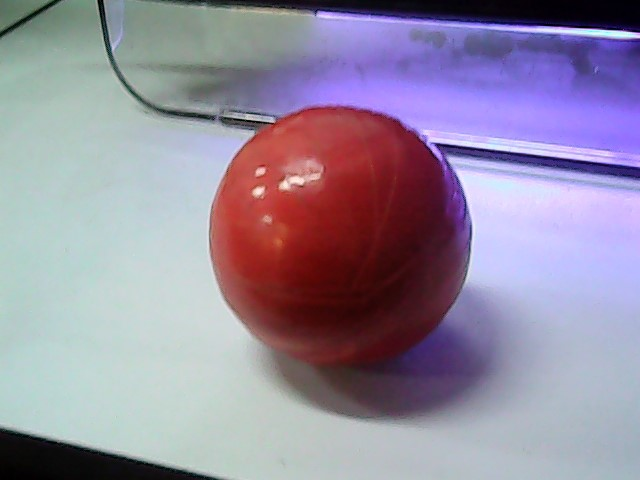
#> input picture opencv example/examples/Opencv2/r/74.jpg, 640 x 480 px
$ python colordetect.py
#> lines starting #> are read from the running program, lines starting #| are printed output that depends on the picture; after the words box and inside, x2 and y2 are one past the last pixel; in counts of white or black regions, pixels touching at a corner belong together
import numpy as np
import cv2


nm="74.jpg"
img=cv2.imread(nm)
#> img is the input picture: shape (480, 640, 3); mean B, G, R 160.2, 139.8, 149.6
cv2.imshow('img',img)


img = cv2.GaussianBlur(img,(9,9),0)


hsv=cv2.cvtColor(img,cv2.COLOR_BGR2HSV)
#> hsv: shape (480, 640, 3); mean H, S, V 98.4, 74.5, 175.3
lr= np.array([160,50,50])
ur= np.array([180,255,255])
th = cv2.inRange(hsv, lr, ur)
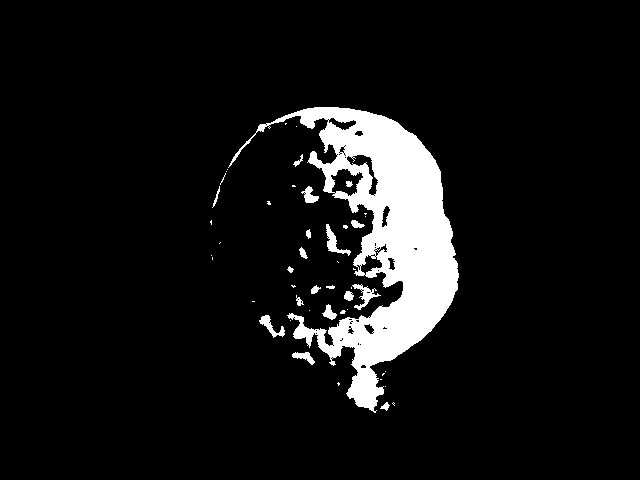
#> th: shape (480, 640); 8% white; 48 white regions (29 under 20 px), largest, box (x1, y1, x2, y2) and area: (228, 107, 459, 413) 22723, (326, 224, 351, 256) 249, (352, 284, 381, 310) 243

cv2.imshow('red',th)
cv2.imwrite('detected.jpg',th)


cimg = img

#> (the run stopped early here; a loop or call above may not have finished)
